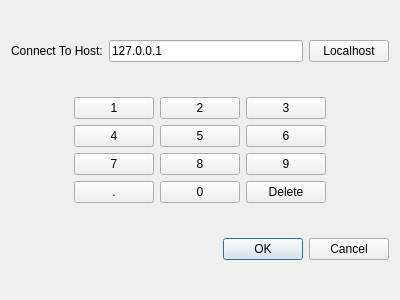
<?xml version="1.0" encoding="UTF-8"?>
<ui version="4.0">
 <class>ConnectDialog</class>
 <widget class="QDialog" name="ConnectDialog">
  <property name="geometry">
   <rect>
    <x>0</x>
    <y>0</y>
    <width>400</width>
    <height>300</height>
   </rect>
  </property>
  <property name="windowTitle">
   <string>Dialog</string>
  </property>
  <layout class="QVBoxLayout" name="verticalLayout">
   <item>
    <layout class="QHBoxLayout" name="horizontalLayout">
     <item>
      <widget class="QLabel" name="label">
       <property name="text">
        <string>Connect To Host:</string>
       </property>
      </widget>
     </item>
     <item>
      <widget class="QLineEdit" name="lineEdit">
       <property name="text">
        <string>127.0.0.1</string>
       </property>
       <property name="readOnly">
        <bool>false</bool>
       </property>
      </widget>
     </item>
     <item>
      <widget class="QPushButton" name="localHostButton">
       <property name="text">
        <string>Localhost</string>
       </property>
      </widget>
     </item>
    </layout>
   </item>
   <item>
    <layout class="QHBoxLayout" name="horizontalLayout_2">
     <item>
      <spacer name="horizontalSpacer_2">
       <property name="orientation">
        <enum>Qt::Horizontal</enum>
       </property>
       <property name="sizeHint" stdset="0">
        <size>
         <width>40</width>
         <height>20</height>
        </size>
       </property>
      </spacer>
     </item>
     <item>
      <layout class="QGridLayout" name="gridLayout">
       <item row="0" column="0">
        <widget class="QPushButton" name="button1">
         <property name="text">
          <string>1</string>
         </property>
        </widget>
       </item>
       <item row="0" column="1">
        <widget class="QPushButton" name="button2">
         <property name="text">
          <string>2</string>
         </property>
        </widget>
       </item>
       <item row="0" column="2">
        <widget class="QPushButton" name="button3">
         <property name="text">
          <string>3</string>
         </property>
        </widget>
       </item>
       <item row="1" column="0">
        <widget class="QPushButton" name="button4">
         <property name="text">
          <string>4</string>
         </property>
        </widget>
       </item>
       <item row="1" column="1">
        <widget class="QPushButton" name="button5">
         <property name="text">
          <string>5</string>
         </property>
        </widget>
       </item>
       <item row="1" column="2">
        <widget class="QPushButton" name="button6">
         <property name="text">
          <string>6</string>
         </property>
        </widget>
       </item>
       <item row="2" column="0">
        <widget class="QPushButton" name="button7">
         <property name="text">
          <string>7</string>
         </property>
        </widget>
       </item>
       <item row="2" column="1">
        <widget class="QPushButton" name="button8">
         <property name="text">
          <string>8</string>
         </property>
        </widget>
       </item>
       <item row="2" column="2">
        <widget class="QPushButton" name="button9">
         <property name="text">
          <string>9</string>
         </property>
        </widget>
       </item>
       <item row="3" column="0">
        <widget class="QPushButton" name="buttonDot">
         <property name="text">
          <string>.</string>
         </property>
        </widget>
       </item>
       <item row="3" column="1">
        <widget class="QPushButton" name="button0">
         <property name="text">
          <string>0</string>
         </property>
        </widget>
       </item>
       <item row="3" column="2">
        <widget class="QPushButton" name="buttonDelete">
         <property name="text">
          <string>Delete</string>
         </property>
        </widget>
       </item>
      </layout>
     </item>
     <item>
      <spacer name="horizontalSpacer">
       <property name="orientation">
        <enum>Qt::Horizontal</enum>
       </property>
       <property name="sizeHint" stdset="0">
        <size>
         <width>40</width>
         <height>20</height>
        </size>
       </property>
      </spacer>
     </item>
    </layout>
   </item>
   <item>
    <widget class="QDialogButtonBox" name="buttonBox">
     <property name="orientation">
      <enum>Qt::Horizontal</enum>
     </property>
     <property name="standardButtons">
      <set>QDialogButtonBox::Cancel|QDialogButtonBox::Ok</set>
     </property>
    </widget>
   </item>
  </layout>
 </widget>
 <resources/>
 <connections>
  <connection>
   <sender>buttonBox</sender>
   <signal>accepted()</signal>
   <receiver>ConnectDialog</receiver>
   <slot>accept()</slot>
   <hints>
    <hint type="sourcelabel">
     <x>248</x>
     <y>254</y>
    </hint>
    <hint type="destinationlabel">
     <x>157</x>
     <y>274</y>
    </hint>
   </hints>
  </connection>
  <connection>
   <sender>buttonBox</sender>
   <signal>rejected()</signal>
   <receiver>ConnectDialog</receiver>
   <slot>reject()</slot>
   <hints>
    <hint type="sourcelabel">
     <x>316</x>
     <y>260</y>
    </hint>
    <hint type="destinationlabel">
     <x>286</x>
     <y>274</y>
    </hint>
   </hints>
  </connection>
 </connections>
</ui>
